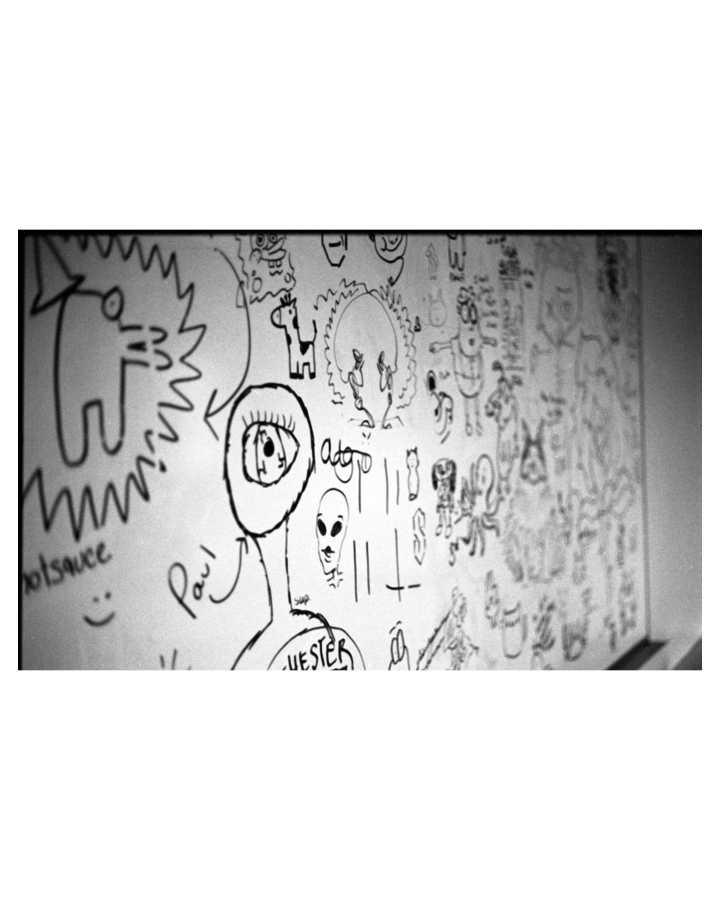
#> input picture images/photography/IMG_0030.JPG, 2160 x 2700 px (shown at 1/3 size); its folder holds only this picture in this run
$ python build-photos.py
#> lines starting #> are read from the running program, lines starting #| are printed output that depends on the picture
"""Regenerate the web-sized photo tiers for photography.html.

Drop new full-size photos into images/photography/, then run:

    python tools/build-photos.py

It writes two tiers next to them and prints the PHOTOS lines to paste into
photography.html:

    images/photography/thumb/   500px  q76   grid + homepage marquee
    images/photography/large/  1600px  q82   lightbox

Your originals are read only, never modified. Re-running is safe and
idempotent -- it just overwrites the generated tiers.

Requires Pillow:  pip install Pillow
"""
import os
import sys

try:
    from PIL import Image, ImageOps
except ImportError:
    sys.exit("Pillow is not installed.  Run:  pip install Pillow")

HERE = os.path.dirname(os.path.dirname(os.path.abspath(__file__)))
SRC = os.path.join(HERE, "images", "photography")
TIERS = {"thumb": (500, 76), "large": (1600, 82)}
EXTS = (".jpg", ".jpeg", ".png", ".webp")

if not os.path.isdir(SRC):
    sys.exit(f"Not found: {SRC}")

for tier in TIERS:
    os.makedirs(os.path.join(SRC, tier), exist_ok=True)

# Only top-level image files -- never recurse into the generated tiers.
names = sorted(
    n for n in os.listdir(SRC)
    if os.path.isfile(os.path.join(SRC, n)) and n.lower().endswith(EXTS)
)
if not names:
    sys.exit(f"No images found in {SRC}")

rows = []
totals = {t: 0 for t in TIERS}

for name in names:
    base = Image.open(os.path.join(SRC, name))
#> base is the input picture: PIL image 2160x2700 RGB; min 0, max 255, mean 211.9
    base = ImageOps.exif_transpose(base)   # bake in rotation, then drop metadata
    if base.mode != "RGB":
        base = base.convert("RGB")

    dims = {}
    for tier, (edge, q) in TIERS.items():
        im = base.copy()
        im.thumbnail((edge, edge), Image.LANCZOS)
        out = os.path.join(SRC, tier, name)
        im.save(out, "JPEG", quality=q, optimize=True, progressive=True)
        totals[tier] += os.path.getsize(out)
        dims[tier] = im.size
#> this loop made 2 passes
#> pass 1, `im.save(out, "JPEG", quality=q, optimize=True, progressive=True)`:
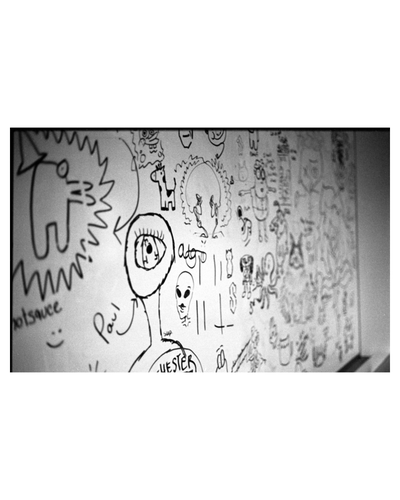
#> saved as IMG_0030.JPG: PIL image 400x500 RGB; min 0, max 255, mean 211.9
#> after the loop, dims = {'thumb': (400, 500), 'large': (1280, 1600)}; totals = {'thumb': 21895, 'large': 159550}

    w, h = dims["large"]
#> w = 1280; h = 1600
    rows.append((name, w, h))
    print(f"{name:30s} thumb {dims['thumb'][0]:4d}x{dims['thumb'][1]:<4d}  "
          f"large {w:4d}x{h:<4d}")
#| IMG_0030.JPG                   thumb  400x500   large 1280x1600

mb = lambda b: b / 1024 / 1024
print(f"\n{len(names)} photos   "
      f"thumb {mb(totals['thumb']):.2f} MB   large {mb(totals['large']):.2f} MB")
#| 1 photos   thumb 0.02 MB   large 0.15 MB

print("\n--- paste into the PHOTOS array in photography.html ---")
for name, w, h in rows:
    q = f"'{name}',"
    print(f"  {{file:{q:34s} alt:'TODO', w:{w}, h:{h}}},")
#> this loop made 1 pass
#> (name, w, h, q) on pass 1: ('IMG_0030.JPG', 1280, 1600, "'IMG_0030.JPG',")
#|   {file:'IMG_0030.JPG',                    alt:'TODO', w:1280, h:1600},
print("--- replace each alt:'TODO' with a real description ---")

$ run again, on images/photography/IMG_1615.JPG
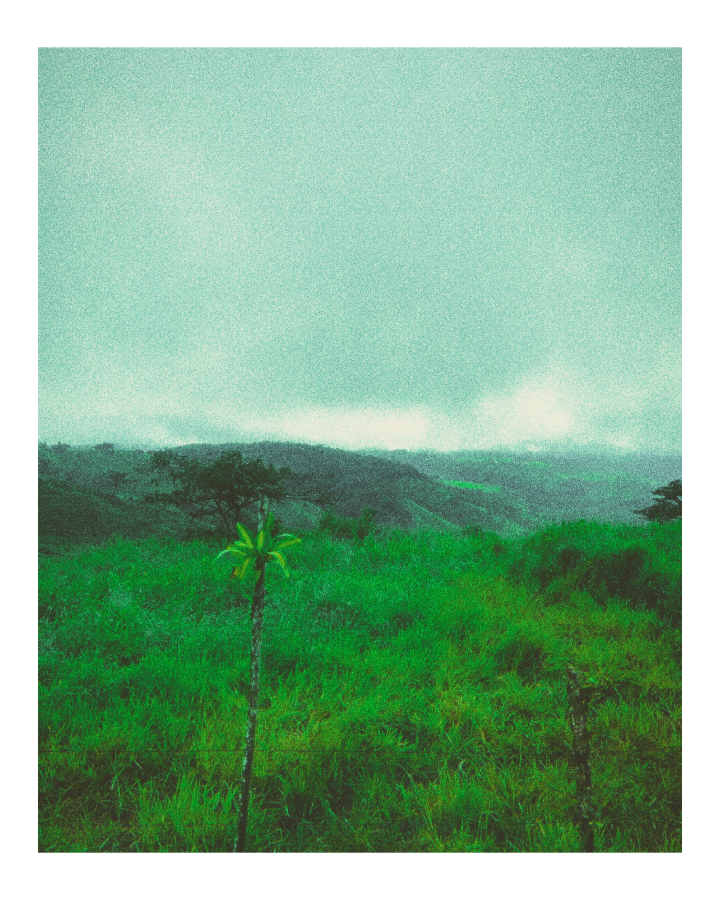
#> input picture images/photography/IMG_1615.JPG, 2160 x 2700 px (shown at 1/3 size)
#> base is the input picture: PIL image 2160x2700 RGB; mean R, G, B 135.9, 179.7, 149.8
#> the loop `for tier, (edge, q) in TIERS.items():` made 2 passes
#> pass 1, `im.save(out, "JPEG", quality=q, optimize=True, progressive=True)`:
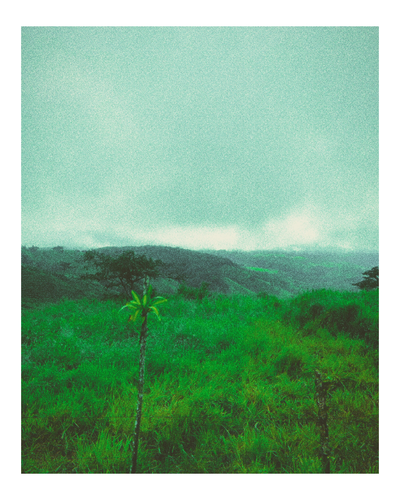
#> saved as IMG_1615.JPG: PIL image 400x500 RGB; mean R, G, B 135.9, 179.8, 149.9
#> after the loop `for tier, (edge, q) in TIERS.items():`: dims = {'thumb': (400, 500), 'large': (1280, 1600)}; totals = {'thumb': 26240, 'large': 471492}
#> `w, h = dims["large"]`: w = 1280; h = 1600
#| IMG_1615.JPG                   thumb  400x500   large 1280x1600
#| 1 photos   thumb 0.03 MB   large 0.45 MB
#> the loop `for name, w, h in rows:` made 1 pass
#> (name, w, h, q) on pass 1: ('IMG_1615.JPG', 1280, 1600, "'IMG_1615.JPG',")
#> (printed output is left out)

$ run again, on images/photography/IMG_1783.JPG
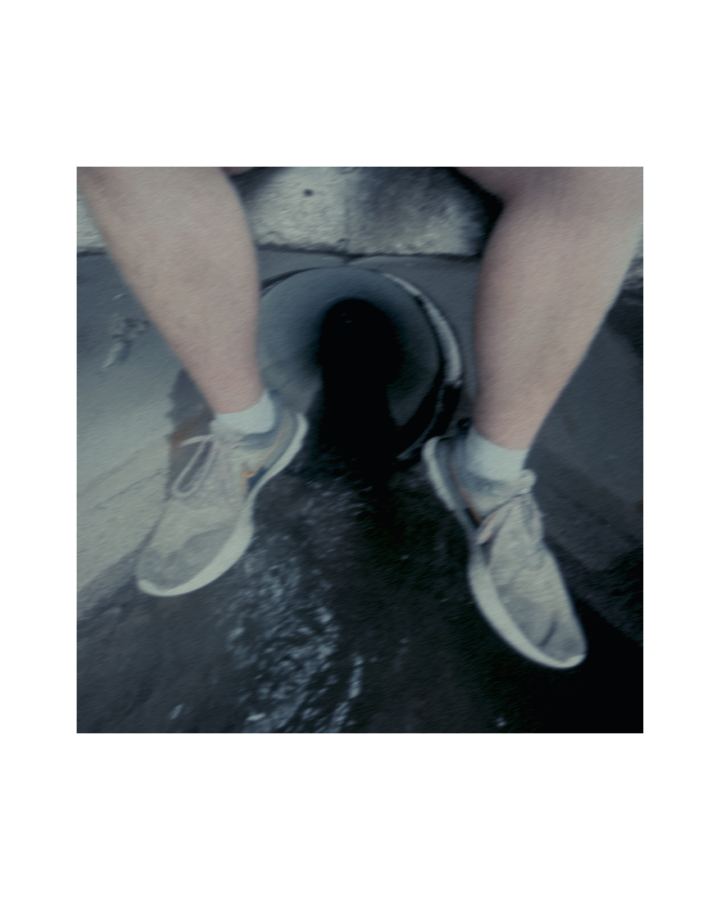
#> input picture images/photography/IMG_1783.JPG, 2160 x 2700 px (shown at 1/3 size)
#> base is the input picture: PIL image 2160x2700 RGB; mean R, G, B 165, 168.4, 170
#> the loop `for tier, (edge, q) in TIERS.items():` made 2 passes
#> pass 1, `im.save(out, "JPEG", quality=q, optimize=True, progressive=True)`:
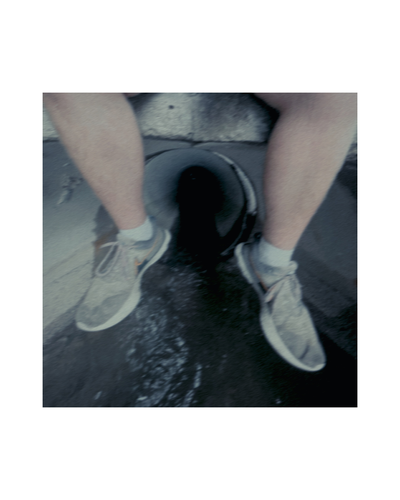
#> saved as IMG_1783.JPG: PIL image 400x500 RGB; mean R, G, B 165, 168.4, 170
#> pass 2, `im.save(out, "JPEG", quality=q, optimize=True, progressive=True)`:
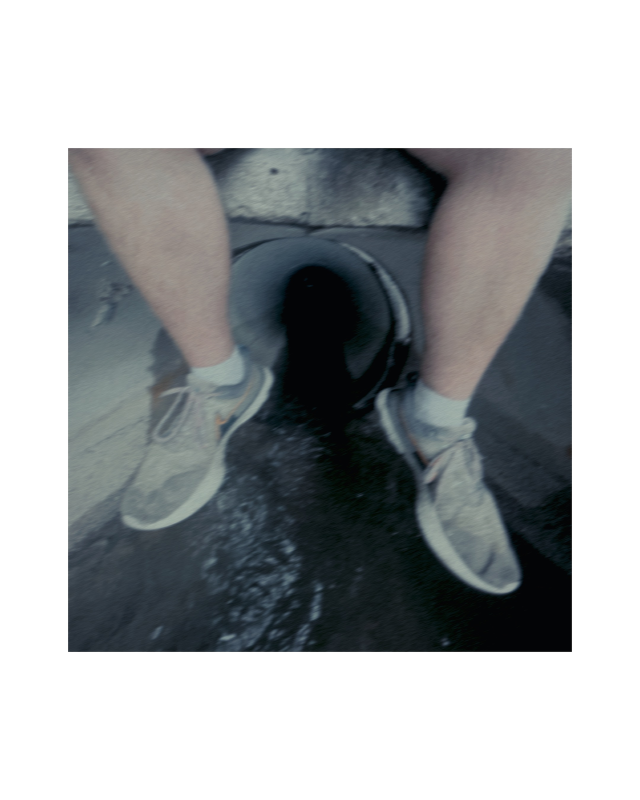
#> saved as IMG_1783.JPG: PIL image 1280x1600 RGB (shown at 1/2 size); mean R, G, B 165, 168.4, 170
#> after the loop `for tier, (edge, q) in TIERS.items():`: dims = {'thumb': (400, 500), 'large': (1280, 1600)}; totals = {'thumb': 13882, 'large': 101513}
#> `w, h = dims["large"]`: w = 1280; h = 1600
#| IMG_1783.JPG                   thumb  400x500   large 1280x1600
#| 1 photos   thumb 0.01 MB   large 0.10 MB
#> the loop `for name, w, h in rows:` made 1 pass
#> (name, w, h, q) on pass 1: ('IMG_1783.JPG', 1280, 1600, "'IMG_1783.JPG',")
#> (printed output is left out)

$ run again, on images/photography/IMG_1900.JPG
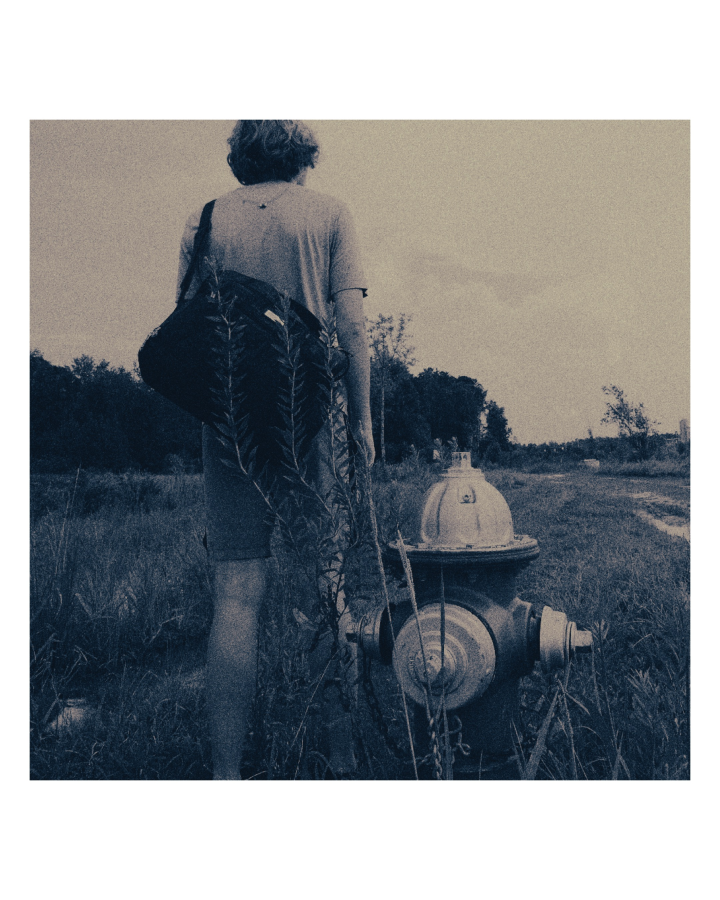
#> input picture images/photography/IMG_1900.JPG, 2160 x 2700 px (shown at 1/3 size)
#> base is the input picture: PIL image 2160x2700 RGB; mean R, G, B 138.3, 142.1, 145
#> the loop `for tier, (edge, q) in TIERS.items():` made 2 passes
#> pass 1, `im.save(out, "JPEG", quality=q, optimize=True, progressive=True)`:
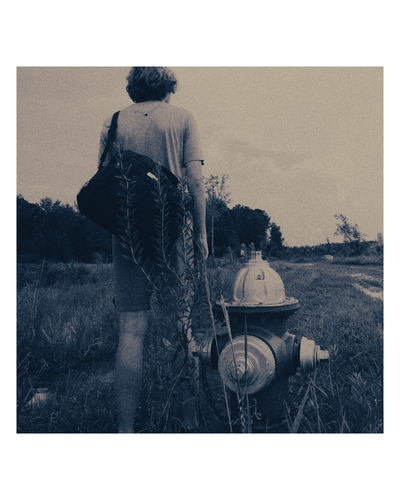
#> saved as IMG_1900.JPG: PIL image 400x500 RGB; mean R, G, B 138.3, 142.1, 145
#> after the loop `for tier, (edge, q) in TIERS.items():`: dims = {'thumb': (400, 500), 'large': (1280, 1600)}; totals = {'thumb': 22967, 'large': 302612}
#> `w, h = dims["large"]`: w = 1280; h = 1600
#| IMG_1900.JPG                   thumb  400x500   large 1280x1600
#| 1 photos   thumb 0.02 MB   large 0.29 MB
#> the loop `for name, w, h in rows:` made 1 pass
#> (name, w, h, q) on pass 1: ('IMG_1900.JPG', 1280, 1600, "'IMG_1900.JPG',")
#> (printed output is left out)

$ run again, on images/photography/IMG_0031.JPG
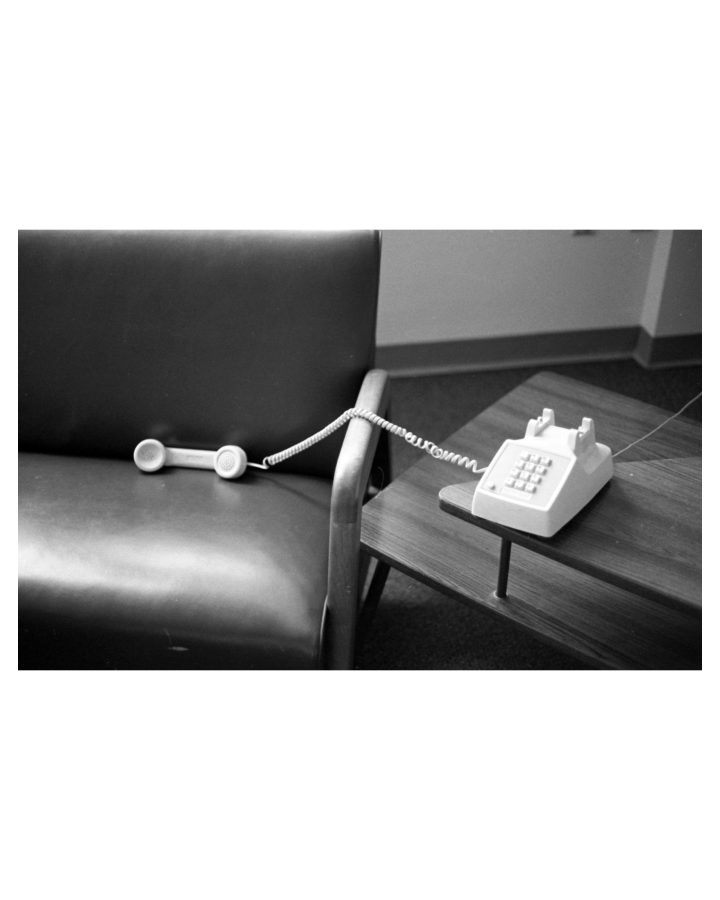
#> input picture images/photography/IMG_0031.JPG, 2160 x 2700 px (shown at 1/3 size)
#> base is the input picture: PIL image 2160x2700 RGB; min 0, max 255, mean 176.4
#> the loop `for tier, (edge, q) in TIERS.items():` made 2 passes
#> pass 1, `im.save(out, "JPEG", quality=q, optimize=True, progressive=True)`:
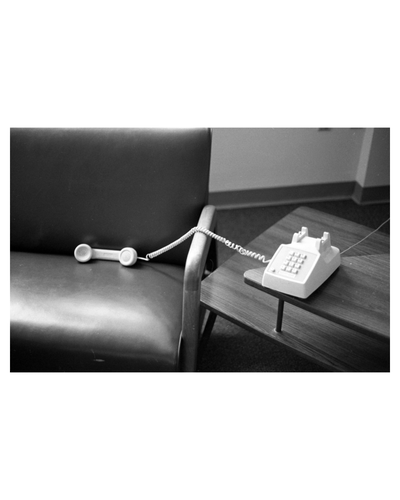
#> saved as IMG_0031.JPG: PIL image 400x500 RGB; min 0, max 255, mean 176.4
#> after the loop `for tier, (edge, q) in TIERS.items():`: dims = {'thumb': (400, 500), 'large': (1280, 1600)}; totals = {'thumb': 13137, 'large': 108401}
#> `w, h = dims["large"]`: w = 1280; h = 1600
#| IMG_0031.JPG                   thumb  400x500   large 1280x1600
#| 1 photos   thumb 0.01 MB   large 0.10 MB
#> the loop `for name, w, h in rows:` made 1 pass
#> (name, w, h, q) on pass 1: ('IMG_0031.JPG', 1280, 1600, "'IMG_0031.JPG',")
#> (printed output is left out)
